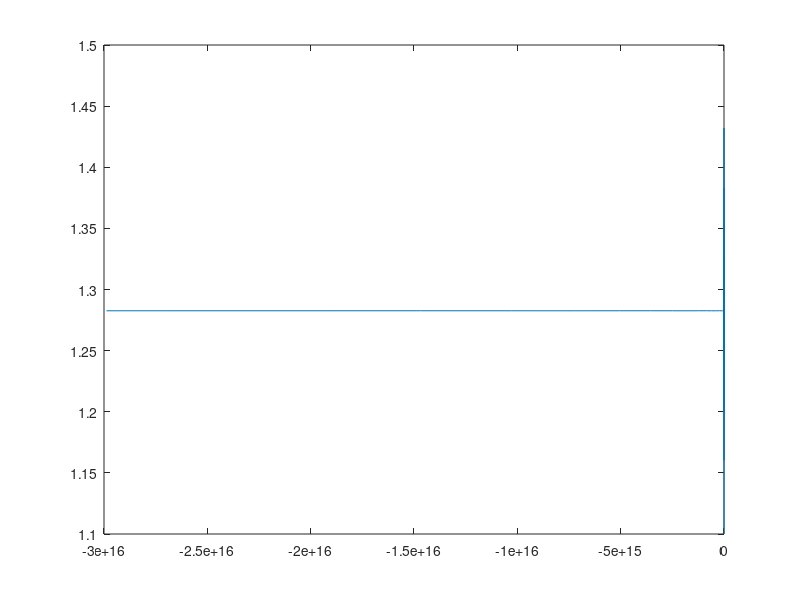

Recreate this plot in MATLAB.
clear all;
close all;
clc
g = 9.8; %m/s^2
m = 0.1; %kg
theta0 = 0.05; %rad
theta0_dot = 0.01; %rad/s
l0 = 20; %m
r0 = 22; %m
r0_dot = 0.1; %m/s
k = 20;%N/m
dt = 0.1;

y(1) = -22; %m
y_dot(1) = 0.155;%m/s
y_ddot(1) = 0;
y(2) = y(1)+y_dot(1)*dt;
t = 0:dt:10;


for i = 2:length(t)-1
    previous = i-1;
    current = i;
    yPRE = y(previous);
    yCUR = y(current);
    f = @(yNEX)((yNEX-2*yCUR+yPRE)/(dt^2)-k*yPRE/m*(1-l0/r0)+g);
    yNEX = fzero(f, yCUR);
    y(i+1) = yNEX;
end
x(1) = 1.1;
x_dot(1) = 1.15;
x_dddot(1) = 0;
x(2) =x(1) + x_dot(1)*dt;

for i = 2:length(t)-1
    previous = i-1;
    current = 2;
    xPRE = x(previous);
    xCUR = x(current);
    f_1 = @(xNEX)((xNEX-2*xCUR+xPRE)/(dt^2)-k*xPRE/m*(1-l0/r0)+g);
    xNEX = fzero(f_1, xCUR);
    x(i+1) = xNEX;
end
plot (y,x)
